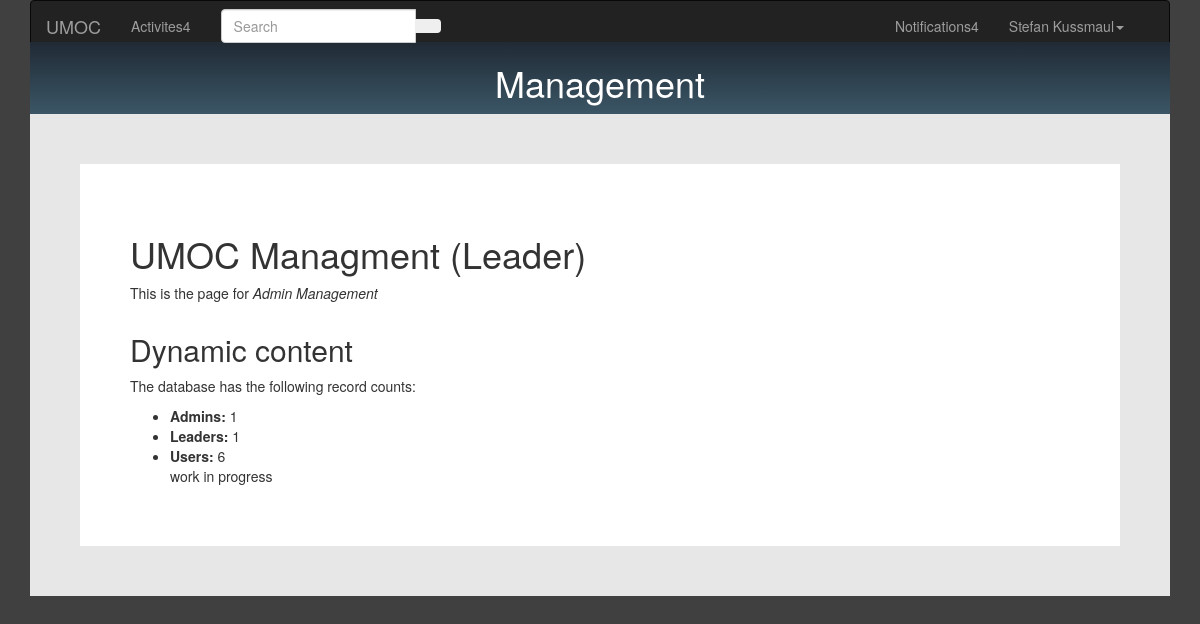
/admin_management/, run on the app's committed database.
### umoc/models.py (models this page shows, shortened)
class User(models.Model):
	first_name = models.CharField(max_length=20, help_text='Enter your first name', verbose_name='First Name')
	last_name = models.CharField(max_length=20, help_text='Enter your last name', verbose_name='Last Name')
	dob = models.DateField(verbose_name='Date of Birth', help_text='Enter your birth date in the format "YYYY-MM-DD"')
	email = models.EmailField(max_length=30, unique=True, help_text='Enter your email address')
	password = models.CharField(max_length=20) # TODO: store safely using dedicated authentication
	profile_img = models.ImageField(verbose_name='Profile Image', upload_to=profile_directory_path)
	phone_num = models.CharField(max_length=10, verbose_name='Phone Number', validators=[phone_regex])
	contact_name = models.CharField(max_length=40, help_text='Enter name of an emergency contact', blank=True)
	contact_phone = models.CharField(max_length=10, verbose_name='Contact Phone Number', help_text='Enter phone number for emergency contact', validators=[phone_regex], blank=True)
	can_comment = models.BooleanField(help_text='Set whether user can leave comments on trips', default=True)
	can_join_trip = models.BooleanField(help_text='Allow user to sign up for trips?', default=False)
	ADMIN_LEVELS = (
		('u', 'User'),
		('l', 'Leader'),
		('a', 'Admin'),
	)
	admin_level = models.CharField(max_length=1, choices=ADMIN_LEVELS, default='u')
	class Meta:
		ordering = ['last_name', 'first_name', 'admin_level']

class Notification(models.Model):
	recipient = models.ForeignKey(User, on_delete=models.SET_NULL, null=True)
	message = models.TextField()
	seen = models.BooleanField(default=False)
	dismissed = models.BooleanField(default=False)
	link = models.URLField(max_length=100, blank=True)
	time_stamp = models.DateTimeField(auto_now_add=True)
	class Meta:
		ordering = ['time_stamp']

### umoc/views.py (the view)
# urls.py: path('admin_management/', views.admin_management, name='admin_management'),
def admin_management(request):
	num_users=User.objects.all().count()
	num_leaders=User.objects.filter(admin_level__exact='l').count()
	num_admins=User.objects.filter(admin_level__exact='a').count()
	user = User.objects.filter(first_name__exact='Stefan')[0]
	notifications = user.notification_set.all()
	return render(
		request,
		'admin_management.html',
		context={'num_users':num_users, 'num_leaders': num_leaders, 'num_admins': num_admins, 'user': user, 'notifications': notifications}
	)

### umoc/templates/admin_management.html (shortened to what this page needs)
{% extends "template.html" %}
{% block content %}
<div class="row">
	<div class="col-md-12">
		<div class="headingbox">
			<h1 class="heading">Management</h1>
		</div>
	</div>
</div>
<div class="row">
	<div class="col-md-12">
		<div class="wrapper">
			<div class="content">
				<div class="row">
					<div class="col-md-12">
						<h1>UMOC Managment (Leader)</h1>
						<p>This is the page for <em>Admin Management</em></p>
					</div>
				</div>
				<div class="row">
					<div class="col-md-12">
						<h2>Dynamic content</h2>
						<p>The database has the following record counts:</p>
						<ul>
							<li><strong>Admins:</strong> {{ num_admins }}</li>
							<li><strong>Leaders:</strong> {{ num_leaders }}</li>
							<li><strong>Users:</strong> {{ num_users }}</li>
							{% if user_list %}
								<ul>
									{% for user in user_list %}
										<li>
											<a href="{{ user.id }}">{{ user.first_name }}</a>
										</li>
									{% endfor %}
								</ul>
							{% else %}
								<p>work in progress</p>
							{% endif %}
						</ul>
					</div>
				</div>
			</div>
		</div>
	</div>
</div>
{% endblock %}

### umoc/templates/navbar.html (shortened to what this page needs)
<div class="row">
	<div class="col-md-12">
		<nav class="navbar navbar-inverse" role="navigation">
			<div class="navbar-header">
				<a class="navbar-brand" href="{% url 'index' %}">UMOC</a>
			</div>
			<div class="collapse navbar-collapse" id="navbar-collapse-5">
				<ul class="nav navbar-nav">
					<li {% if request.path == "/dashboard/" %}class="active"{% endif %}><a href="{% url 'dashboard' %}">Activites<span class="navbar-unread">4</span></a></li>
				</ul>
				{% if user %}
					<form class="navbar-form navbar-left" action="#" role="search">
						<div class="form-group">
							<div class="input-group">
								<input class="form-control" id="navbarInput-01" type="search" placeholder="Search">
								<span class="input-group-btn">
									<button type="submit" class="btn"></button>
								</span>
							</div>
						</div>
					</form>
					<ul class="nav navbar-nav navbar-right">
						<li class="dropdown">
							<a href="#" class="dropdown-toggle" data-toggle="dropdown">Notifications<span class="navbar-new">{{ user.notification_set.all|length }}</span></a>
						</li>
						<li class="dropdown">
							<a href="#" class="dropdown-toggle" data-toggle="dropdown">{% block fullname %}{{ user.first_name }} {{ user.last_name }}{% endblock %}<b class="caret"></b></a>
						</li>
						<li {% if request.path == "/profile/" %}class="active"{% endif %}>
							<a href="{% url 'profile' %}">
							</a>
						</li>
					</ul>
				{% endif %}
			</div>
		</nav>
	</div>
</div>

### umoc/static/css/styles.css (style rules this page uses)
body { background: linear-gradient(rgba(0, 0, 0, 0.75), rgba(0, 0, 0, 0.75)), url("http://mediad.publicbroadcasting.net/p/ktep/files/styles/x_large/public/201701/combination1_blk-maroon.jpg"); }
.heading { color: white; text-align: center; }
.headingbox { background: linear-gradient(#202a35, #3b5666); padding: 1px; margin-top: -30px; }
.wrapper { background: #e7e7e7; padding: 50px; }
.content { background: white; padding: 50px; }

### data on the page
User: notification_set.all|length "4", first_name "Stefan", last_name "Kussmaul"

### other printed values
{{ num_admins }} "1"
{{ num_leaders }} "1"
{{ num_users }} "6"
